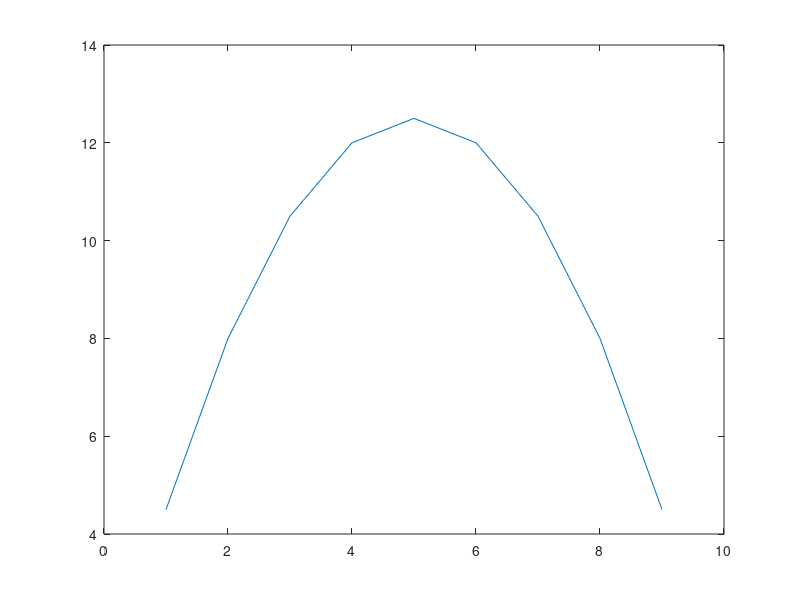

Write MATLAB code to recreate this figure.
n = 9;
V = diag(ones(n-1,1),1);
A = 2*eye(n)-V-V';


B = diag(diag(linspace(1,n,n)'*linspace(1,n,n)));

b = ones(n,1);

disp(b);

disp(A+2*B);

disp(sum(sum(A)));

disp(inv(A));

y = inv(A)*b;

disp(y);

x = linspace(1,n,n);

plot(x,y);


